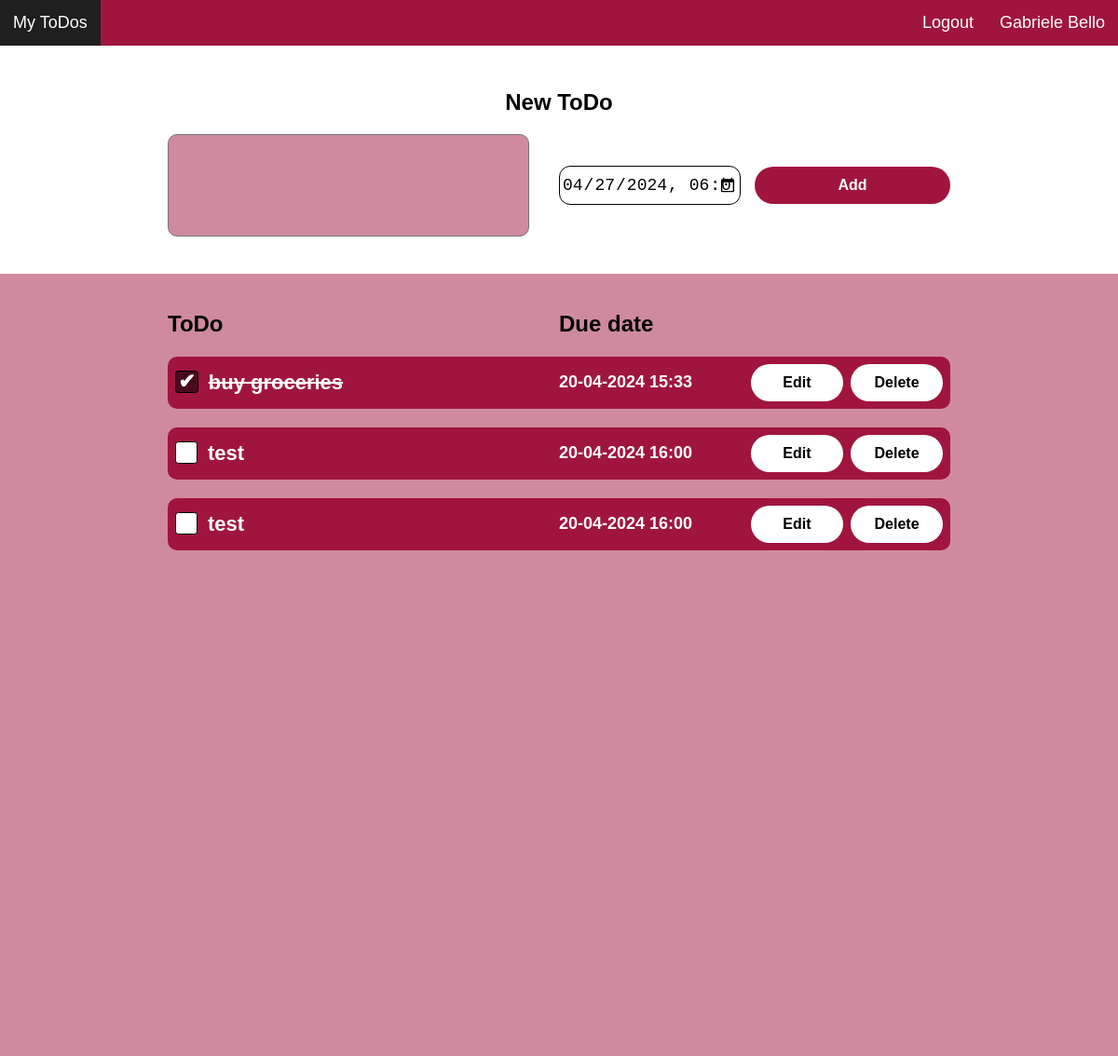
Screenshot of / (signed in) with the database file from the repository.
### app/models.py (models this page shows)
class User(db.Model, UserMixin):
  id = db.Column(db.Integer, primary_key=True)
  email = db.Column(db.String(150), unique=True)
  username = db.Column(db.String(150), unique=True)
  full_name = db.Column(db.String(150))
  password = db.Column(db.String(150))
  todos = db.relationship("ToDo")

class ToDo(db.Model):
  id = db.Column(db.Integer, primary_key=True)
  text = db.Column(db.String(10000))
  status = db.Column(db.Boolean)
  date = db.Column(db.DateTime(timezone=True), default=func.now())
  user_id = db.Column(db.Integer, db.ForeignKey("user.id"))

### app/views.py (the view)
@views.route("/", methods=["GET", "POST"])
@login_required
def dashboard():
  now = datetime.now()
  now = now.strftime("%Y-%m-%dT%H:%M")
  if request.method == "POST":
    todo = request.form.get("todo")
    date = datetime.strptime(request.form.get("date"), '%Y-%m-%dT%H:%M')
    print(date)
    if len(todo) < 1:
      flash("Insert text.", category="error")
    else:
      new_todo = ToDo(text=todo, date=date, user_id=current_user.id, status=False)
      db.session.add(new_todo)
      db.session.commit()
      flash("ToDo created!", category="success")
    return render_template("dashboard.html", user=current_user, now=now)
  elif request.method == "GET":
    return render_template("dashboard.html", user=current_user, now=now)

### app/views.py (called while the page is built)
@views.context_processor
def my_utility_processor():
  def convert_date(date):
    return date.strftime("%d-%m-%Y %H:%M")
  return dict(convert_date=convert_date)

### main.py (called while the page is built)
@login_manager.user_loader
def load_user(id):
  return User.query.get(int(id))

### templates/dashboard.html (shortened to what this page needs)
{% extends "layout.html" %}
{% block main %}
<div class="todo-form-div">
  <h1>New ToDo</h1>
  <form method="post" action="/" class="todo-form">
    <textarea name="todo" class="todo-textarea"></textarea>
    <input class="todo-date" type="datetime-local" name="date" value="{{now}}" min="{{now}}">
    <button type="submit" class="main-button">Add</button>
  </form>
</div>
<div class="bottom-div">
  <div class="todos-header"><div>ToDo</div><div>Due date</div></div>
  <ul class="todos-list">
    {% for todo in user.todos %}
      <li class="todos-list-{{ todo.id }}">
        {% if todo.status == true %}
        <div class="checkbox-container checkbox-container-{{ todo.id }}">
          <label for="checkbox{{ todo.id }}"><span class="todo-text-{{ todo.id }}">{{ todo.text }}</span></label>
        </div>
        {% else %}
        <div class="checkbox-container checkbox-container-{{ todo.id }}">
          <label for="checkbox{{ todo.id }}"><span class="todo-text-{{ todo.id }}">{{ todo.text }}</span></label>
        </div>
        {% endif %}
        <div class="date-text date-text-{{todo.id}}">{{convert_date(todo.date)}}</div>
        <button data-id="{{ todo.id }}" id="editButton" class="edit-button edit-button-{{ todo.id }} sec-button">Edit</button>
        <button class="sec-button delete-button-{{ todo.id }}" data-id="{{ todo.id }}" id="deleteButton">Delete</button>
      </li>
    {% endfor %}
  </ul>
</div>
{% endblock %}

### templates/layout.html (shortened to what this page needs)
<!DOCTYPE html>
<html lang="en">
<head>
  <link rel="stylesheet" href="../static/styles/navbar.css">
  <link rel="stylesheet" href="../static/styles/buttons.css">
  <link rel="stylesheet" href="../static/styles/forms.css">
  <link rel="stylesheet" href="../static/styles/todos.css">
  <link rel="stylesheet" href="../static/styles/switchers.css">
  <link rel="stylesheet" href="../static/styles/general.css">
</head>
<body>
  <nav class="header-navbar">
    <ul>
      {% if user.is_authenticated %}
      <li class="left"><a class="a" href="/">My ToDos</a></li>
      <li class="right"><a class="a" href="/my-account">{% if user.full_name %}{{user.full_name}}{% else %}{{ user.username }}{% endif %}</a></li>
      <li class="right"><a class="a" href="/logout">Logout</a></li>
      {% else %}
      <li class="left logo">ToDo</li>
      <li class="right"><a class="a" href="/login">Login</a></li>
      <li class="right"><a class="a" href="/sign-up">Sign Up</a></li>
      {% endif %}
    </ul>
  </nav>
  <section>
    {% block main %}
    {% endblock %}
  </section>
</body>
</html>

### static/styles/navbar.css (style rules this page uses)
.header-navbar ul { list-style-type: none; width: 100%; margin: 0; padding: 0; position: fixed; background-color: #A0153E; z-index: 9999; top: 0; }
.left { display: inline; float: left; }
.right { display: inline; float: right; }
.a, .logo { display: block; color: white; text-decoration: none; text-align: center; padding-top: 14px; padding-bottom: 14px; padding-left: 14px; padding-right: 14px; font-size: 18px; transition: all 0.15s; height: 100%; }
.a[href="/my-account"] { overflow: hidden; white-space: nowrap; }

### static/styles/buttons.css (style rules this page uses)
.main-button, .sec-button { height: 40px; border: none; border-radius: 20px; font-size: 16px; cursor: pointer; transition: all 0.1s; font-weight: 600; }
.main-button { background-color: #A0153E; color: #ffffff; }
.sec-button { background-color: #ffffff; color: #000000; }

### static/styles/forms.css (style rules this page uses)
.todo-form-div { display: flex; flex-direction: column; align-items: center; width: 100%; }
.todo-form { display: grid; grid-template-columns: 50% 25% 25%; width: 70%; justify-content: center; align-items: center; }
label { font-size: 20px; font-weight: bold; }
.todo-textarea { background-color: #CF8A9E; font-size: 20px; font-weight: bold; color: black; font-family: Arial, Helvetica, sans-serif; resize: none; margin: 0; height: 100px; border-radius: 10px; padding: 4px; width: 90%; outline: none; }

### static/styles/todos.css (style rules this page uses)
.todos-list { display: flex; flex-direction: column; list-style-type: none; row-gap: 20px; width: 70%; padding-inline-start: 0px; }
.todos-list li { display: grid; grid-template-columns: 50% 25% 12% 1% 12%; align-items: center; padding: 8px; background-color:#A0153E; border-radius: 10px; }
.todos-list li span { width: 90%; word-wrap: break-word; }
.todos-header { font-size: 24px; font-weight: bold; width: 70%; display: grid; grid-template-columns: 50% 50%; }
.todo-date, .edit-date { width: 90%; border-radius: 12px; font-size: 18px; height: 40px; border: none; padding-left: 2px; padding-right: 2px; }
.todo-date { border: 1px solid black; }
.date-text { font-size: 18px; font-weight: bold; color: white; }
.checkbox-container label { cursor: pointer; font-size: 22px; color: white; display: flex; }
.checkbox-container label::before { content: ''; padding-left: 0.5em; padding-right: 0.5em; height: 1em; border: .05em solid black; border-radius: .15em; margin-right: .5em; background-color: white; }
.checkbox-container input[type="checkbox"]:checked + label::before { background-color: #480b1d; content: "\002714"; padding-left: 0.1em; padding-right: 0.1em; display: flex; justify-content: center; align-items: center; }

### static/styles/switchers.css (style rules this page uses)
.checked { text-decoration: line-through; }
.active-nav { background-color: black; }

### static/styles/general.css (style rules this page uses)
html, body { font-family: Arial, Helvetica, sans-serif; margin: 0; height: 100%; }
.bottom-div { background-color: #CF8A9E; margin-top: 40px; padding-top: 40px; display: flex; flex-direction: column; align-items: center; row-gap: 5px; height: 100%; }
section { margin-top: 40px; padding-top: 3%; height: 100%; }

### rows the page displays
User: full_name "Gabriele Bello"
ToDo: text "buy groceries", date "20-04-2024 15:33"
ToDo: text "test", date "20-04-2024 16:00"
ToDo: text "test", date "20-04-2024 16:00"
